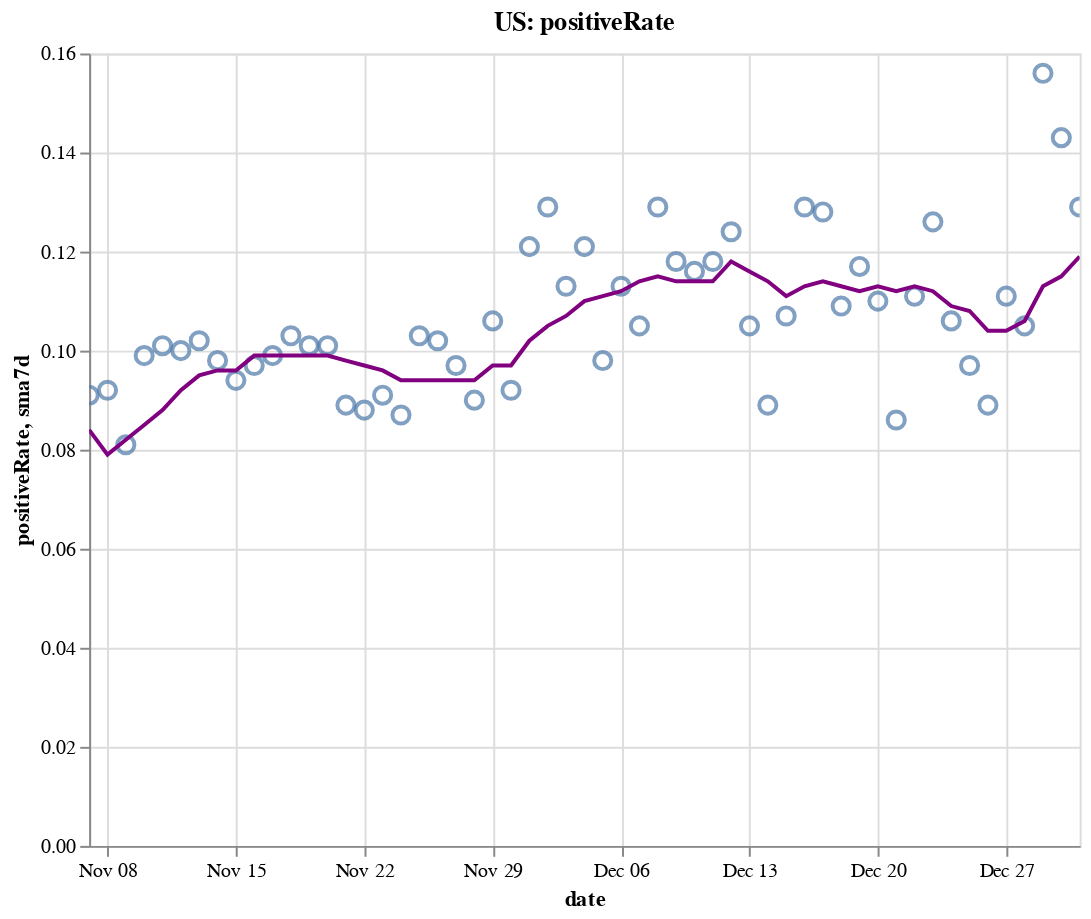

Notebook code cell kept with this figure:
### Code cell
create_plot(us, 'positiveRate')

### Figure 1 — Vega-Lite specification as saved in the notebook (floating-point values rounded to 4 significant figures)
{"config": {"view": {"continuousWidth": 400, "continuousHeight": 300}}, "layer": [{"layer": [{"mark": {"type": "point", "size": 75}, "encoding": {"tooltip": [{"type": "temporal", "field": "date"}, {"type": "quantitative", "field": "positiveRate"}, {"type": "quantitative", "field": "sma7d"}], "x": {"type": "temporal", "field": "date"}, "y": {"type": "quantitative", "field": "positiveRate"}}, "selection": {"selector004": {"type": "interval", "bind": "scales", "encodings": ["x", "y"]}}}, {"mark": {"type": "line", "color": "purple"}, "encoding": {"x": {"type": "temporal", "field": "date"}, "y": {"type": "quantitative", "field": "sma7d"}}}]}, {"mark": {"type": "rule", "color": "#aaa"}, "encoding": {"x": {"type": "temporal", "field": "date"}}, "transform": [{"filter": {"selection": "selector003"}}]}, {"mark": "circle", "encoding": {"opacity": {"condition": {"value": 1, "selection": "selector003"}, "value": 0}, "tooltip": [{"type": "temporal", "field": "date"}, {"type": "quantitative", "field": "positiveRate"}, {"type": "quantitative", "field": "sma7d"}], "x": {"type": "temporal", "field": "date"}, "y": {"type": "quantitative", "field": "positiveRate"}}, "selection": {"selector003": {"type": "single", "encodings": ["x"], "on": "mouseover", "nearest": true, "empty": "none"}}}, {"mark": {"type": "text", "align": "left", "dx": 5, "dy": -5, "stroke": "white", "strokeWidth": 2}, "encoding": {"text": {"type": "quantitative", "field": "positiveRate"}, "tooltip": [{"type": "temporal", "field": "date"}, {"type": "quantitative", "field": "positiveRate"}, {"type": "quantitative", "field": "sma7d"}], "x": {"type": "temporal", "field": "date"}, "y": {"type": "quantitative", "field": "positiveRate"}}, "transform": [{"filter": {"selection": "selector003"}}]}, {"mark": {"type": "text", "align": "left", "dx": 5, "dy": -5}, "encoding": {"text": {"type": "quantitative", "field": "positiveRate"}, "tooltip": [{"type": "temporal", "field": "date"}, {"type": "quantitative", "field": "positiveRate"}, {"type": "quantitative", "field": "sma7d"}], "x": {"type": "temporal", "field": "date"}, "y": {"type": "quantitative", "field": "positiveRate"}}, "transform": [{"filter": {"selection": "selector003"}}]}], "data": {"name": "data-571967ca930638ad8881911943f51f69"}, "height": 400, "title": "US: positiveRate", "width": 500, "$schema": "https://vega.github.io/schema/vega-lite/v4.8.1.json", "datasets": {"data-571967ca930638ad8881911943f51f69": [{"date": "2020-11-07T00:00:00", "totalTestResultsIncrease": 1448000.0, "positiveIncrease": 131200.0, "death": 229600.0, "deathIncrease": 1132.0, "positiveRate": 0.091, "state": "US", "sma7d": 0.084}, {"date": "2020-11-08T00:00:00", "totalTestResultsIncrease": 1219000.0, "positiveIncrease": 111700.0, "death": 230100.0, "deathIncrease": 501.0, "positiveRate": 0.092, "state": "US", "sma7d": 0.079}, {"date": "2020-11-09T00:00:00", "totalTestResultsIncrease": 1446000.0, "positiveIncrease": 117600.0, "death": 230700.0, "deathIncrease": 580.0, "positiveRate": 0.081, "state": "US", "sma7d": 0.082}, {"date": "2020-11-10T00:00:00", "totalTestResultsIncrease": 1344000.0, "positiveIncrease": 132500.0, "death": 232100.0, "deathIncrease": 1357.0, "positiveRate": 0.099, "state": "US", "sma7d": 0.085}, {"date": "2020-11-11T00:00:00", "totalTestResultsIncrease": 1462000.0, "positiveIncrease": 148200.0, "death": 233700.0, "deathIncrease": 1579.0, "positiveRate": 0.101, "state": "US", "sma7d": 0.088}, {"date": "2020-11-12T00:00:00", "totalTestResultsIncrease": 1569000.0, "positiveIncrease": 156600.0, "death": 234800.0, "deathIncrease": 1111.0, "positiveRate": 0.1, "state": "US", "sma7d": 0.092}, {"date": "2020-11-13T00:00:00", "totalTestResultsIncrease": 1705000.0, "positiveIncrease": 173300.0, "death": 236100.0, "deathIncrease": 1304.0, "positiveRate": 0.102, "state": "US", "sma7d": 0.095}, {"date": "2020-11-14T00:00:00", "totalTestResultsIncrease": 1704000.0, "positiveIncrease": 166600.0, "death": 237400.0, "deathIncrease": 1352.0, "positiveRate": 0.098, "state": "US", "sma7d": 0.096}, {"date": "2020-11-15T00:00:00", "totalTestResultsIncrease": 1552000.0, "positiveIncrease": 146200.0, "death": 238100.0, "deathIncrease": 708.0, "positiveRate": 0.094, "state": "US", "sma7d": 0.096}, {"date": "2020-11-16T00:00:00", "totalTestResultsIncrease": 1529000.0, "positiveIncrease": 149100.0, "death": 238700.0, "deathIncrease": 609.0, "positiveRate": 0.097, "state": "US", "sma7d": 0.099}, {"date": "2020-11-17T00:00:00", "totalTestResultsIncrease": 1603000.0, "positiveIncrease": 158500.0, "death": 240300.0, "deathIncrease": 1562.0, "positiveRate": 0.099, "state": "US", "sma7d": 0.099}, {"date": "2020-11-18T00:00:00", "totalTestResultsIncrease": 1618000.0, "positiveIncrease": 167000.0, "death": 242200.0, "deathIncrease": 1882.0, "positiveRate": 0.103, "state": "US", "sma7d": 0.099}, {"date": "2020-11-19T00:00:00", "totalTestResultsIncrease": 1848000.0, "positiveIncrease": 186600.0, "death": 244200.0, "deathIncrease": 2020.0, "positiveRate": 0.101, "state": "US", "sma7d": 0.099}, {"date": "2020-11-20T00:00:00", "totalTestResultsIncrease": 1946000.0, "positiveIncrease": 195900.0, "death": 246100.0, "deathIncrease": 1894.0, "positiveRate": 0.101, "state": "US", "sma7d": 0.099}, {"date": "2020-11-21T00:00:00", "totalTestResultsIncrease": 2047000.0, "positiveIncrease": 182800.0, "death": 247600.0, "deathIncrease": 1554.0, "positiveRate": 0.089, "state": "US", "sma7d": 0.098}, {"date": "2020-11-22T00:00:00", "totalTestResultsIncrease": 1752000.0, "positiveIncrease": 153400.0, "death": 248600.0, "deathIncrease": 917.0, "positiveRate": 0.088, "state": "US", "sma7d": 0.097}, {"date": "2020-11-23T00:00:00", "totalTestResultsIncrease": 1693000.0, "positiveIncrease": 153800.0, "death": 249400.0, "deathIncrease": 858.0, "positiveRate": 0.091, "state": "US", "sma7d": 0.096}, {"date": "2020-11-24T00:00:00", "totalTestResultsIncrease": 1882000.0, "positiveIncrease": 164400.0, "death": 251500.0, "deathIncrease": 2106.0, "positiveRate": 0.087, "state": "US", "sma7d": 0.094}, {"date": "2020-11-25T00:00:00", "totalTestResultsIncrease": 1824000.0, "positiveIncrease": 187100.0, "death": 253800.0, "deathIncrease": 2280.0, "positiveRate": 0.103, "state": "US", "sma7d": 0.094}, {"date": "2020-11-26T00:00:00", "totalTestResultsIncrease": 1267000.0, "positiveIncrease": 128700.0, "death": 255200.0, "deathIncrease": 1387.0, "positiveRate": 0.102, "state": "US", "sma7d": 0.094}, {"date": "2020-11-27T00:00:00", "totalTestResultsIncrease": 2032000.0, "positiveIncrease": 197200.0, "death": 256600.0, "deathIncrease": 1392.0, "positiveRate": 0.097, "state": "US", "sma7d": 0.094}, {"date": "2020-11-28T00:00:00", "totalTestResultsIncrease": 1673000.0, "positiveIncrease": 151200.0, "death": 257800.0, "deathIncrease": 1251.0, "positiveRate": 0.09, "state": "US", "sma7d": 0.094}, {"date": "2020-11-29T00:00:00", "totalTestResultsIncrease": 1285000.0, "positiveIncrease": 136200.0, "death": 258700.0, "deathIncrease": 823.0, "positiveRate": 0.106, "state": "US", "sma7d": 0.097}, {"date": "2020-11-30T00:00:00", "totalTestResultsIncrease": 1606000.0, "positiveIncrease": 148600.0, "death": 259700.0, "deathIncrease": 1035.0, "positiveRate": 0.092, "state": "US", "sma7d": 0.097}, {"date": "2020-12-01T00:00:00", "totalTestResultsIncrease": 1471000.0, "positiveIncrease": 178200.0, "death": 262200.0, "deathIncrease": 2506.0, "positiveRate": 0.121, "state": "US", "sma7d": 0.102}, {"date": "2020-12-02T00:00:00", "totalTestResultsIncrease": 1556000.0, "positiveIncrease": 201200.0, "death": 265000.0, "deathIncrease": 2804.0, "positiveRate": 0.129, "state": "US", "sma7d": 0.105}, {"date": "2020-12-03T00:00:00", "totalTestResultsIncrease": 1894000.0, "positiveIncrease": 213600.0, "death": 267800.0, "deathIncrease": 2825.0, "positiveRate": 0.113, "state": "US", "sma7d": 0.107}, {"date": "2020-12-04T00:00:00", "totalTestResultsIncrease": 1901000.0, "positiveIncrease": 229200.0, "death": 270400.0, "deathIncrease": 2573.0, "positiveRate": 0.121, "state": "US", "sma7d": 0.11}, {"date": "2020-12-05T00:00:00", "totalTestResultsIncrease": 2210000.0, "positiveIncrease": 216700.0, "death": 272900.0, "deathIncrease": 2480.0, "positiveRate": 0.098, "state": "US", "sma7d": 0.111}, {"date": "2020-12-06T00:00:00", "totalTestResultsIncrease": 1600000.0, "positiveIncrease": 181200.0, "death": 274000.0, "deathIncrease": 1145.0, "positiveRate": 0.113, "state": "US", "sma7d": 0.112}, {"date": "2020-12-07T00:00:00", "totalTestResultsIncrease": 1718000.0, "positiveIncrease": 180900.0, "death": 275300.0, "deathIncrease": 1297.0, "positiveRate": 0.105, "state": "US", "sma7d": 0.114}, {"date": "2020-12-08T00:00:00", "totalTestResultsIncrease": 1672000.0, "positiveIncrease": 215100.0, "death": 278000.0, "deathIncrease": 2703.0, "positiveRate": 0.129, "state": "US", "sma7d": 0.115}, {"date": "2020-12-09T00:00:00", "totalTestResultsIncrease": 1811000.0, "positiveIncrease": 214200.0, "death": 281200.0, "deathIncrease": 3164.0, "positiveRate": 0.118, "state": "US", "sma7d": 0.114}, {"date": "2020-12-10T00:00:00", "totalTestResultsIncrease": 1890000.0, "positiveIncrease": 219000.0, "death": 284300.0, "deathIncrease": 3115.0, "positiveRate": 0.116, "state": "US", "sma7d": 0.114}, {"date": "2020-12-11T00:00:00", "totalTestResultsIncrease": 1990000.0, "positiveIncrease": 234800.0, "death": 287100.0, "deathIncrease": 2749.0, "positiveRate": 0.118, "state": "US", "sma7d": 0.114}, {"date": "2020-12-12T00:00:00", "totalTestResultsIncrease": 1811000.0, "positiveIncrease": 224500.0, "death": 289600.0, "deathIncrease": 2494.0, "positiveRate": 0.124, "state": "US", "sma7d": 0.118}, {"date": "2020-12-13T00:00:00", "totalTestResultsIncrease": 1762000.0, "positiveIncrease": 185800.0, "death": 291000.0, "deathIncrease": 1494.0, "positiveRate": 0.105, "state": "US", "sma7d": 0.116}, {"date": "2020-12-14T00:00:00", "totalTestResultsIncrease": 2159000.0, "positiveIncrease": 192500.0, "death": 292400.0, "deathIncrease": 1358.0, "positiveRate": 0.089, "state": "US", "sma7d": 0.114}, {"date": "2020-12-15T00:00:00", "totalTestResultsIncrease": 1782000.0, "positiveIncrease": 189800.0, "death": 295400.0, "deathIncrease": 2971.0, "positiveRate": 0.107, "state": "US", "sma7d": 0.111}, {"date": "2020-12-16T00:00:00", "totalTestResultsIncrease": 1792000.0, "positiveIncrease": 231700.0, "death": 298800.0, "deathIncrease": 3448.0, "positiveRate": 0.129, "state": "US", "sma7d": 0.113}, {"date": "2020-12-17T00:00:00", "totalTestResultsIncrease": 1873000.0, "positiveIncrease": 240200.0, "death": 302300.0, "deathIncrease": 3438.0, "positiveRate": 0.128, "state": "US", "sma7d": 0.114}, {"date": "2020-12-18T00:00:00", "totalTestResultsIncrease": 2198000.0, "positiveIncrease": 239200.0, "death": 305100.0, "deathIncrease": 2866.0, "positiveRate": 0.109, "state": "US", "sma7d": 0.113}, {"date": "2020-12-19T00:00:00", "totalTestResultsIncrease": 1740000.0, "positiveIncrease": 202800.0, "death": 307800.0, "deathIncrease": 2723.0, "positiveRate": 0.117, "state": "US", "sma7d": 0.112}, {"date": "2020-12-20T00:00:00", "totalTestResultsIncrease": 1782000.0, "positiveIncrease": 196000.0, "death": 309500.0, "deathIncrease": 1633.0, "positiveRate": 0.11, "state": "US", "sma7d": 0.113}, {"date": "2020-12-21T00:00:00", "totalTestResultsIncrease": 2076000.0, "positiveIncrease": 178200.0, "death": 311000.0, "deathIncrease": 1485.0, "positiveRate": 0.086, "state": "US", "sma7d": 0.112}, {"date": "2020-12-22T00:00:00", "totalTestResultsIncrease": 1708000.0, "positiveIncrease": 189900.0, "death": 314100.0, "deathIncrease": 3166.0, "positiveRate": 0.111, "state": "US", "sma7d": 0.113}, {"date": "2020-12-23T00:00:00", "totalTestResultsIncrease": 1749000.0, "positiveIncrease": 220800.0, "death": 317500.0, "deathIncrease": 3379.0, "positiveRate": 0.126, "state": "US", "sma7d": 0.112}, {"date": "2020-12-24T00:00:00", "totalTestResultsIncrease": 1928000.0, "positiveIncrease": 203600.0, "death": 320500.0, "deathIncrease": 2949.0, "positiveRate": 0.106, "state": "US", "sma7d": 0.109}, {"date": "2020-12-25T00:00:00", "totalTestResultsIncrease": 1291000.0, "positiveIncrease": 125400.0, "death": 322000.0, "deathIncrease": 1548.0, "positiveRate": 0.097, "state": "US", "sma7d": 0.108}, {"date": "2020-12-26T00:00:00", "totalTestResultsIncrease": 2137000.0, "positiveIncrease": 189500.0, "death": 323400.0, "deathIncrease": 1419.0, "positiveRate": 0.089, "state": "US", "sma7d": 0.104}, {"date": "2020-12-27T00:00:00", "totalTestResultsIncrease": 1383000.0, "positiveIncrease": 153200.0, "death": 324800.0, "deathIncrease": 1402.0, "positiveRate": 0.111, "state": "US", "sma7d": 0.104}, {"date": "2020-12-28T00:00:00", "totalTestResultsIncrease": 1540000.0, "positiveIncrease": 162200.0, "death": 326300.0, "deathIncrease": 1491.0, "positiveRate": 0.105, "state": "US", "sma7d": 0.106}, {"date": "2020-12-29T00:00:00", "totalTestResultsIncrease": 1252000.0, "positiveIncrease": 195200.0, "death": 329600.0, "deathIncrease": 3299.0, "positiveRate": 0.156, "state": "US", "sma7d": 0.113}, {"date": "2020-12-30T00:00:00", "totalTestResultsIncrease": 1578000.0, "positiveIncrease": 225700.0, "death": 333500.0, "deathIncrease": 3903.0, "positiveRate": 0.143, "state": "US", "sma7d": 0.115}, {"date": "2020-12-31T00:00:00", "totalTestResultsIncrease": 1711000.0, "positiveIncrease": 220900.0, "death": 336600.0, "deathIncrease": 3252.0, "positiveRate": 0.129, "state": "US", "sma7d": 0.119}]}}
